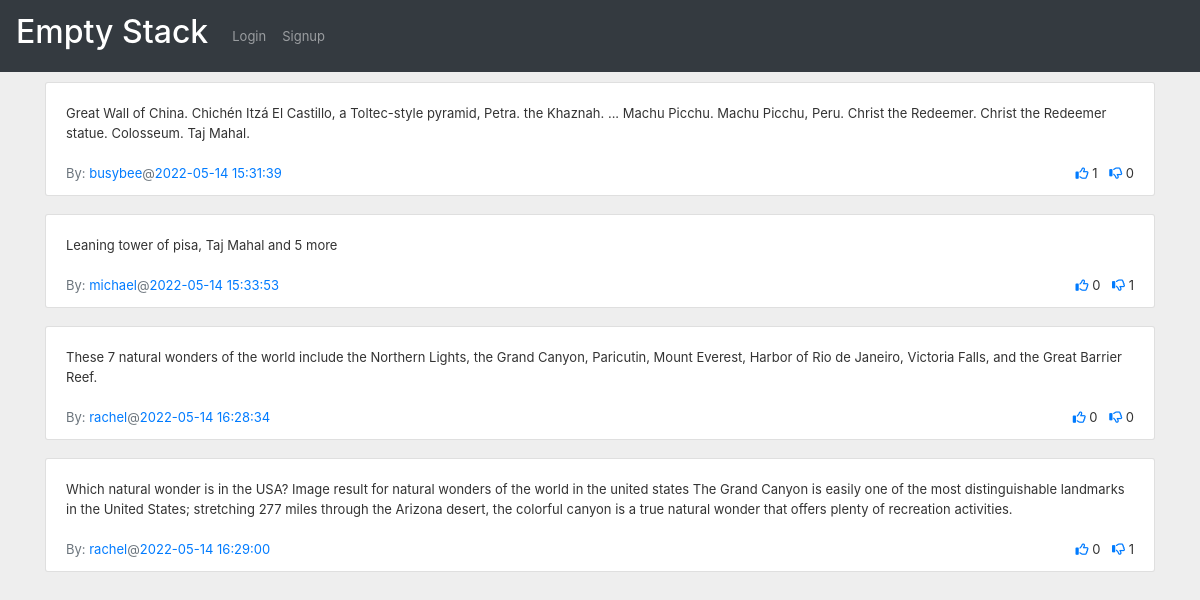
The app's page /show_answers/9, older data.
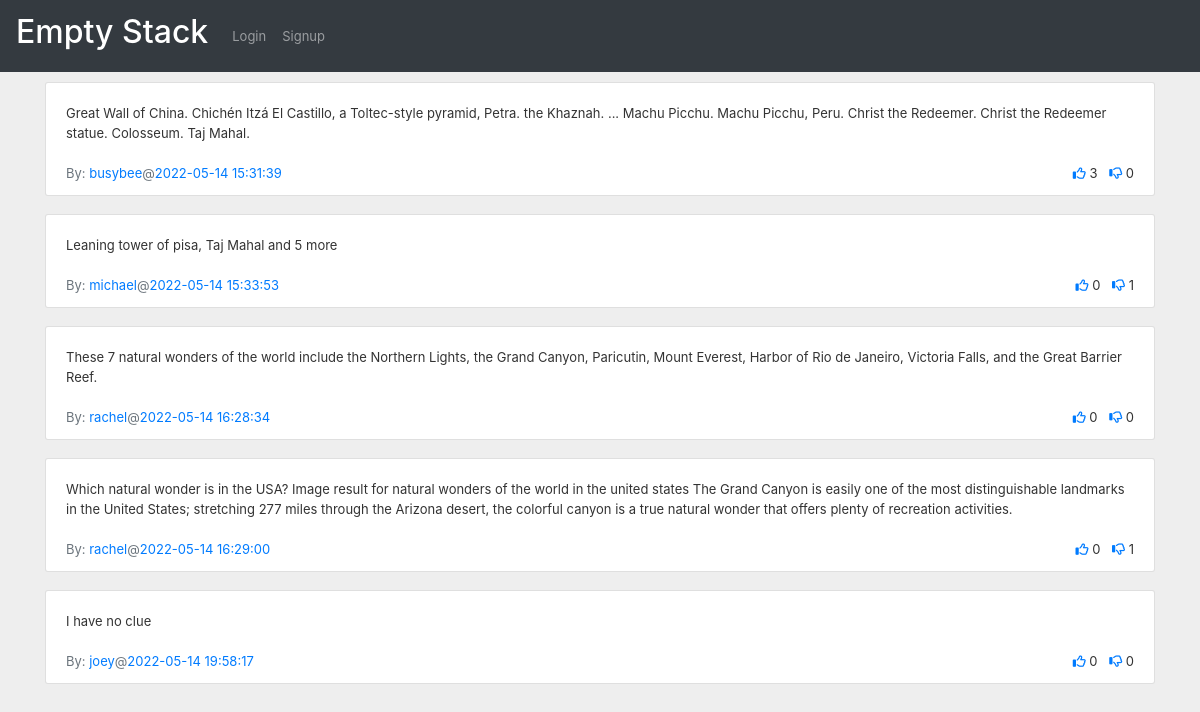
The same page, newer data.
### app.py (models this page shows)
class Answers(db.Model):
    answerid = db.Column(db.Integer, autoincrement=True, primary_key=True)
    userid = db.Column(db.Integer, ForeignKey(Users.userid))
    answer = db.Column(db.Text)
    questionid = db.Column(db.Integer, ForeignKey(Questions.questionid))
    timeposted = db.Column(db.DateTime, server_default=func.now())
    upvotes = db.Column(db.Integer, default=0)
    downvotes = db.Column(db.Integer, default=0)
    bestanswer = db.Column(db.Boolean, default=False)

class Users(db.Model):
    userid = db.Column(db.Integer, primary_key=True, autoincrement=True)
    username = db.Column(db.String, unique=True)
    firstname = db.Column(db.String)
    lastname = db.Column(db.String)
    email = db.Column(db.String)
    phone = db.Column(db.String)
    profile = db.Column(db.Text)
    rating = db.Column(db.Integer, default=0)
    city = db.Column(db.String)
    state = db.Column(db.String)
    country = db.Column(db.String)

### app.py (the view)
@app.route('/show_answers/<question_id>', methods=['GET', 'POST'])
def show_answers(question_id):
    session['question_id'] = question_id
    question_id = int(question_id)
    answers = Answers.query.filter_by(questionid=question_id).all()
    usernames = []
    list_of_upvotes = []
    list_of_downvotes = []
    for answer in answers:
        user = Users.query.filter_by(userid=answer.userid).first()
        user_upvote = Upvotes.query.filter_by(userid=session.get('userid'), answerid=answer.answerid).first()
        if user_upvote:
            list_of_upvotes.append(True)
        else:
            list_of_upvotes.append(False)
        user_downvote = Downvotes.query.filter_by(userid=session.get('userid'), answerid=answer.answerid).first()
        if user_downvote:
            list_of_downvotes.append(True)
        else:
            list_of_downvotes.append(False)
        usernames.append(user.username)
    question = Questions.query.filter_by(questionid=question_id).first()
    return render_template('answers.html',
                           answers=answers,
                           usernames=usernames,
                           list_of_upvotes=list_of_upvotes,
                           list_of_downvotes=list_of_downvotes,
                           question=question)

### templates/answers.html (shortened to what this page needs)
{% extends "base.html" %}
{% import "bootstrap/wtf.html" as wtf %}
{% block styles %}
    <link rel="stylesheet" href="{{url_for('.static', filename='css/answers.css')}}">
{% endblock %}
{% block content %}
    {% for answer in answers %}
        <div class="container d-flex justify-content-center mt-10">
            {% if list_of_upvotes[loop.index-1] %}
                {% set upvote_icon_class = "fas fa-thumbs-up" %}
            {% else %}
                {% set upvote_icon_class = "far fa-thumbs-up" %}
            {% endif %}
            {% if list_of_downvotes[loop.index-1] %}
                {% set downvote_icon_class = "fas fa-thumbs-down" %}
            {% else %}
                {% set downvote_icon_class = "far fa-thumbs-down" %}
            {% endif %}
            <div class="w-100 overflow-auto order-2 order-md-1">
                <div class="card-group-control card-group-control-right">
                    <div class="card mb-2 w-100">
                        <div class="collapse show" >
                            <div class="card-body">
                                {{ answer.answer }}
                            </div>
                            <div class="card-footer bg-transparent d-sm-flex align-items-sm-center border-top-0 pt-0">
                                <a href="/profile/{{ answer.userid }}">
                                    <span class="text-muted">By: </span><span class="text-primary">{{ usernames[loop.index-1] }}</span>
                                </a>
                                <span class="text-muted">@</span><span class="text-primary">{{ answer.timeposted }}</span>
                                <ul class="list-inline text-nowrap mb-0 ml-auto mt-2 mt-sm-0">
                                    <li class="list-inline-item"><a href="/upvote-answer/{{ answer.answerid }}"><i class="{{ upvote_icon_class }}"></i></a> {{ answer.upvotes }}</li>
                                    <li class="list-inline-item"><a href="/downvote-answer/{{ answer.answerid }}"><i class="{{ downvote_icon_class }}"></i></a> {{ answer.downvotes }}</li>
                                </ul>
                            </div>
                        </div>
                    </div>
                </div>
            </div>
        </div>
    {% endfor %}
{% endblock %}

### templates/base.html (shortened to what this page needs)
<!DOCTYPE html>
<html lang="en">
<head>
    <link rel="stylesheet" href="https://cdn.jsdelivr.net/npm/bootstrap@4.3.1/dist/css/bootstrap.min.css">
    <link rel="stylesheet" href="https://cdnjs.cloudflare.com/ajax/libs/font-awesome/6.1.1/css/all.min.css" />
    <link rel="stylesheet" href="{{ url_for('static',filename='css/main.css') }}">
    {% block styles %}{% endblock %}
</head>
<body style="padding-top: 0px">
    <nav class="navbar navbar-expand-lg navbar-dark bg-dark">
        <a class="navbar-brand" href="/"><h2>Empty Stack</h2></a>
      <div class="collapse navbar-collapse" id="navbarSupportedContent">
        <ul class="navbar-nav ms-auto">
            {% if not session.get('userid') %}
                 <li class="nav-item ">
                    <a class="nav-link" href="/login">Login <span class="sr-only">(current)</span></a>
                 </li>
                 <li class="nav-item">
                    <a class="nav-link" href="/signup">Signup <span class="sr-only">(current)</span></a>
                 </li>
            {% endif %}
        </ul>
      </div>
    </nav>
    {% block content %}{% endblock %}
</body>
</html>

### static/css/answers.css (style rules this page uses)
body { margin: 0; font-size: .8125rem; font-weight: 400; line-height: 1.5385; color: #333; text-align: left; background-color: #eee; }
.mt-10 { margin-top: 10px; }
a { text-decoration: none !important; }
.card { position: relative; display: -ms-flexbox; display: flex; -ms-flex-direction: column; flex-direction: column; min-width: 0; word-wrap: break-word; background-color: #fff; background-clip: border-box; border: 1px solid rgba(0,0,0,.125); border-radius: .1875rem; }
.w-100 { width: 100%!important; }

Row changes from the older to the newer data that the page shows:
changed Answers (number 1 of 5 on the later page): upvotes "1" → "3"
added Answers: answer "I have no clue", timeposted "2022-05-14 19:58:17", upvotes "0", downvotes "0"
now on this page (row edited): Users: username "joey"
